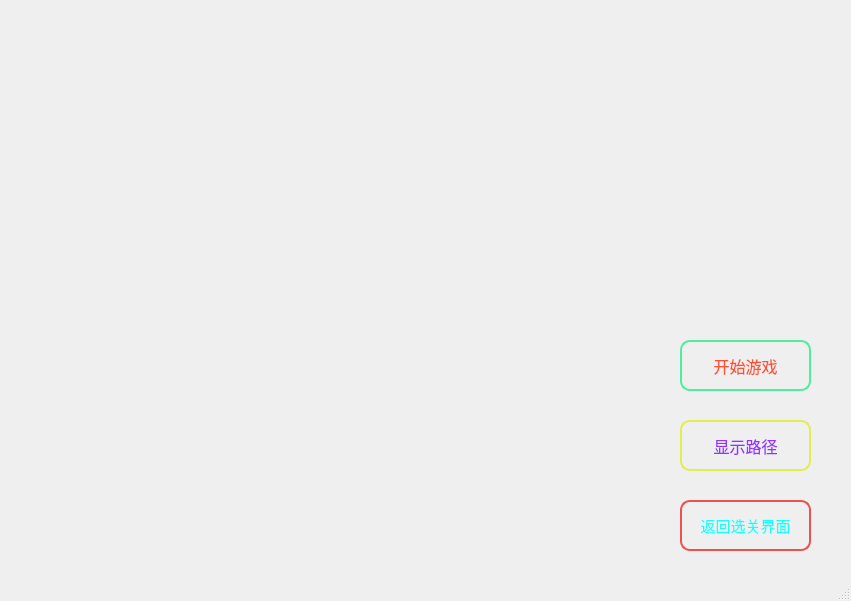
<?xml version="1.0" encoding="UTF-8"?>
<ui version="4.0">
 <class>selectMode</class>
 <widget class="QMainWindow" name="selectMode">
  <property name="geometry">
   <rect>
    <x>0</x>
    <y>0</y>
    <width>851</width>
    <height>601</height>
   </rect>
  </property>
  <property name="minimumSize">
   <size>
    <width>851</width>
    <height>601</height>
   </size>
  </property>
  <property name="maximumSize">
   <size>
    <width>851</width>
    <height>601</height>
   </size>
  </property>
  <property name="windowTitle">
   <string>MainWindow</string>
  </property>
  <property name="styleSheet">
   <string notr="true"/>
  </property>
  <widget class="QWidget" name="centralwidget">
   <widget class="QPushButton" name="returnButton">
    <property name="geometry">
     <rect>
      <x>680</x>
      <y>500</y>
      <width>131</width>
      <height>51</height>
     </rect>
    </property>
    <property name="minimumSize">
     <size>
      <width>131</width>
      <height>51</height>
     </size>
    </property>
    <property name="maximumSize">
     <size>
      <width>131</width>
      <height>51</height>
     </size>
    </property>
    <property name="font">
     <font>
      <family>华文琥珀</family>
      <pointsize>11</pointsize>
     </font>
    </property>
    <property name="styleSheet">
     <string notr="true">color:rgb(20, 255, 255);
background:qlineargradient(spread:pad, x1:0, y1:0, x2:0, y2:1, 
stop:0 rgba(249, 202, 201, 255), /*第1个颜色值*/
stop:0.25 rgba(242, 126, 126, 255), /*第2个颜色值*/
stop:0.5 rgba(237, 78, 78, 255), /*第3个颜色值*/
stop:0.65 rgba(238, 89, 89, 255), /*第4个颜色值*/
stop:1 rgba(247, 175, 175, 255));/*第5个颜色值*/
border: 2px solid rgb(237,80,78);/*边框颜色值*/
 border-radius: 10px;</string>
    </property>
    <property name="text">
     <string>返回选关界面</string>
    </property>
   </widget>
   <widget class="QPushButton" name="startButton">
    <property name="geometry">
     <rect>
      <x>680</x>
      <y>340</y>
      <width>131</width>
      <height>51</height>
     </rect>
    </property>
    <property name="minimumSize">
     <size>
      <width>131</width>
      <height>51</height>
     </size>
    </property>
    <property name="maximumSize">
     <size>
      <width>131</width>
      <height>51</height>
     </size>
    </property>
    <property name="font">
     <font>
      <family>华文琥珀</family>
      <pointsize>12</pointsize>
     </font>
    </property>
    <property name="styleSheet">
     <string notr="true">color:rgb(255, 80, 50);
background:qlineargradient(spread:pad, x1:0, y1:0, x2:0, y2:1, 
stop:0 rgba(204, 250, 227, 255), /*第1个颜色值*/
stop:0.25 rgba(126, 242, 185, 255), /*第2个颜色值*/
stop:0.5 rgba(76, 237, 157, 255), /*第3个颜色值*/
stop:0.65 rgba(91, 239, 166, 255), /*第4个颜色值*/
stop:1 rgba(184, 248, 217, 255));/*第5个颜色值*/
border: 2px solid rgb(78,238,158);/*边框颜色值*/
border-radius: 10px;</string>
    </property>
    <property name="text">
     <string>开始游戏</string>
    </property>
   </widget>
   <widget class="QPushButton" name="showButton">
    <property name="geometry">
     <rect>
      <x>680</x>
      <y>420</y>
      <width>131</width>
      <height>51</height>
     </rect>
    </property>
    <property name="minimumSize">
     <size>
      <width>131</width>
      <height>51</height>
     </size>
    </property>
    <property name="maximumSize">
     <size>
      <width>131</width>
      <height>51</height>
     </size>
    </property>
    <property name="font">
     <font>
      <family>华文琥珀</family>
      <pointsize>12</pointsize>
     </font>
    </property>
    <property name="styleSheet">
     <string notr="true">color:rgb(150, 50, 255);
background:qlineargradient(spread:pad, x1:0, y1:0, x2:0, y2:1, 
stop:0 rgba(247, 250, 204, 255), 
stop:0.25 rgba(236, 243, 133, 255), 
stop:0.5 rgba(226, 237, 76, 255), 
stop:0.65 rgba(229, 239, 91, 255), 
stop:1 rgba(229, 233, 160, 255));
 border: 2px solid rgb(225,238,78);
 border-radius: 10px;</string>
    </property>
    <property name="text">
     <string>显示路径</string>
    </property>
   </widget>
  </widget>
  <widget class="QMenuBar" name="menubar">
   <property name="geometry">
    <rect>
     <x>0</x>
     <y>0</y>
     <width>851</width>
     <height>25</height>
    </rect>
   </property>
  </widget>
  <widget class="QStatusBar" name="statusbar"/>
 </widget>
 <resources/>
 <connections/>
</ui>
